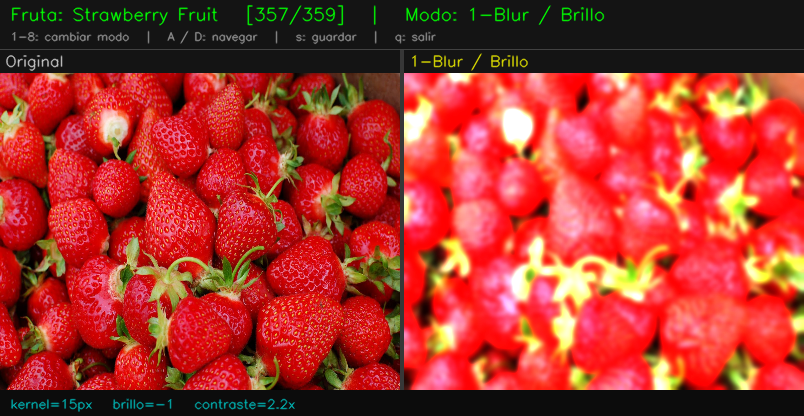
#> input picture procesado_356_strawberry_fruit_m1.png, 804 x 416 px
$ python -i segmentacion_kmeans.py   (imports and definitions only)
#> lines starting #> are read from the running program, lines starting #| are printed output that depends on the picture
#> further down, picture is the input picture: shape (416, 804, 3); mean B, G, R 43.3, 53.5, 164.1
"""
Módulo de segmentación por color con K-means.

Unidad 7 – Técnicas avanzadas: segmentación con K-means (k=3 o k=4).

K-means es un algoritmo de clustering no supervisado que agrupa los píxeles
en k grupos (clusters) según su similitud de color. Cada píxel del resultado
recibe el color promedio del cluster al que pertenece.

El algoritmo minimiza iterativamente la suma de distancias cuadráticas entre
cada punto y el centroide de su cluster (criterio de varianza intra-cluster).
"""

import cv2
import numpy as np


# [45 lines left out: function segmentar_kmeans, not called in this run]


def segmentar_kmeans_hsv(imagen_bgr, k=4, intentos=10, max_iter=100):
    """
    Segmentación K-means en espacio HSV para mejor separación de colores.

    Operar en espacio HSV mejora la segmentación por color porque:
      - El canal H (tono) codifica el color de forma perceptualmente uniforme
      - Los clusters en H son más coherentes con la percepción humana del color
      - La segmentación es menos afectada por variaciones de iluminación

    La imagen se convierte a HSV antes del clustering y el resultado se
    devuelve en BGR para visualización.

    Args:
        imagen_bgr: Imagen en formato BGR (numpy array H×W×3)
        k: Número de clusters (3 o 4 para imágenes de frutas)
        intentos: Número de reinicios del algoritmo
        max_iter: Máximo de iteraciones por intento

    Returns:
        Imagen segmentada en formato BGR (numpy array H×W×3, uint8)
    """
#> called with k = 4, intentos = 10, max_iter = 100
    imagen_hsv = cv2.cvtColor(imagen_bgr, cv2.COLOR_BGR2HSV)
#> imagen_hsv: shape (416, 804, 3); mean H, S, V 48.8, 159, 166.2
    datos = imagen_hsv.reshape((-1, 3)).astype(np.float32)

    criterio = (cv2.TERM_CRITERIA_EPS + cv2.TERM_CRITERIA_MAX_ITER, max_iter, 0.2)

    _, etiquetas, centros = cv2.kmeans(
        datos,
        k,
        None,
        criterio,
        intentos,
        cv2.KMEANS_RANDOM_CENTERS
    )
#> centros = [[6.9, 202.2, 232.3], [176.5, 198.6, 233.1], [0.909, 1.08, 20.94], [17.38, 226.2, 114.3]]

    centros = np.uint8(centros)
#> centros = [[6, 202, 232], [176, 198, 233], [0, 1, 20], [17, 226, 114]]
    imagen_segmentada_hsv = centros[etiquetas.flatten()]
    imagen_segmentada_hsv = imagen_segmentada_hsv.reshape(imagen_hsv.shape)
#> imagen_segmentada_hsv: shape (416, 804, 3); mean H, S, V 48.1, 158.7, 165.9

    # Convertir de vuelta a BGR para visualización en el panel
    return cv2.cvtColor(imagen_segmentada_hsv, cv2.COLOR_HSV2BGR)
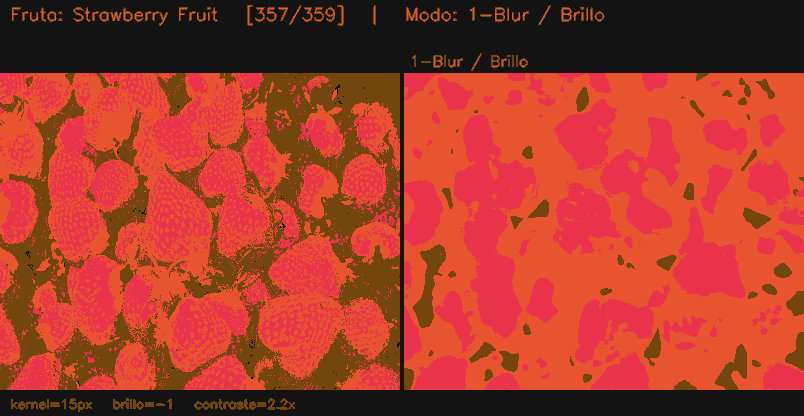
#> returned value: shape (416, 804, 3); mean B, G, R 42.8, 59.1, 165.9


# [36 lines left out: function obtener_mascara_cluster_dominante, not called in this run]

>>> import cv2
>>> picture = cv2.imread('procesado_356_strawberry_fruit_m1.png')
>>> result = segmentar_kmeans_hsv(picture)

$ run again, on panel_017_apple_fruit.png
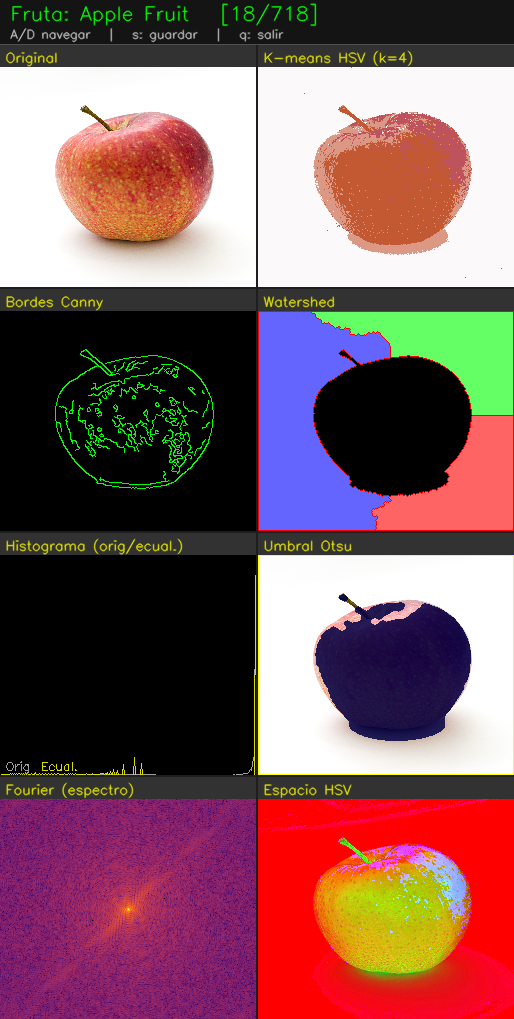
#> input picture panel_017_apple_fruit.png, 514 x 1019 px
#> picture is the input picture: shape (1019, 514, 3); mean B, G, R 94.3, 91.1, 128
#> imagen_hsv: shape (1019, 514, 3); mean H, S, V 34.6, 81.1, 140
#> in segmentar_kmeans_hsv, `_, etiquetas, centros = cv2.kmeans( datos, k, None, criterio, intentos..`: centros = [[32.77, 204.3, 234.5], [153.1, 196.8, 138.6], [5.25, 7.79, 249.5], [0.42, 0.79, 14.11]]
#> in segmentar_kmeans_hsv, `centros = np.uint8(centros)`: centros = [[32, 204, 234], [153, 196, 138], [5, 7, 249], [0, 0, 14]]
#> imagen_segmentada_hsv: shape (1019, 514, 3); mean H, S, V 34.2, 80.4, 139.8
#> in segmentar_kmeans_hsv, `return cv2.cvtColor(imagen_segmentada_hsv, cv2.COLOR_HSV2BGR)`:
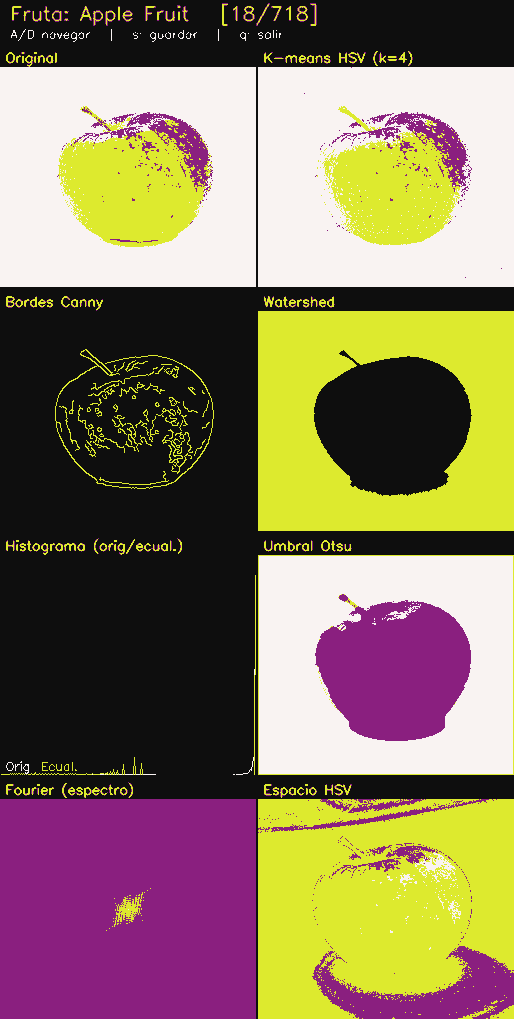
#> returned value: shape (1019, 514, 3); mean B, G, R 94.2, 120.2, 136.9

$ run again, on procesado_000_apple_fruit_m2.png
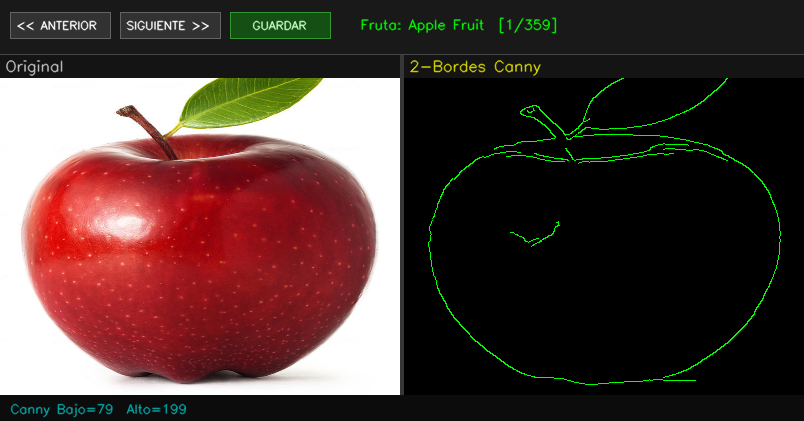
#> input picture procesado_000_apple_fruit_m2.png, 804 x 421 px
#> picture is the input picture: shape (421, 804, 3); mean B, G, R 53.9, 57.8, 78.4
#> imagen_hsv: shape (421, 804, 3); mean H, S, V 28.6, 48.3, 81.6
#> in segmentar_kmeans_hsv, `_, etiquetas, centros = cv2.kmeans( datos, k, None, criterio, intentos..`: centros = [[4.54, 5.58, 249.4], [176.9, 205, 135.3], [0.202, 0.399, 9.42], [19.77, 192.7, 178.8]]
#> in segmentar_kmeans_hsv, `centros = np.uint8(centros)`: centros = [[4, 5, 249], [176, 204, 135], [0, 0, 9], [19, 192, 178]]
#> imagen_segmentada_hsv: shape (421, 804, 3); mean H, S, V 28.2, 47.7, 81.2
#> in segmentar_kmeans_hsv, `return cv2.cvtColor(imagen_segmentada_hsv, cv2.COLOR_HSV2BGR)`:
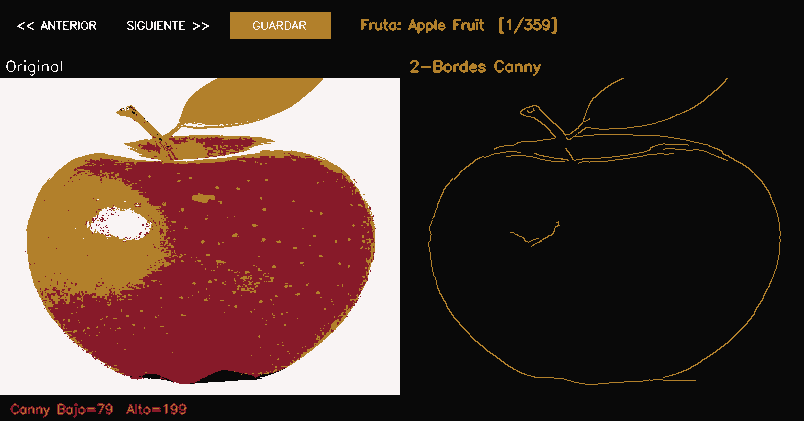
#> returned value: shape (421, 804, 3); mean B, G, R 54.6, 59.9, 81.2

$ run again, on procesado_000_apple_fruit_m3.png
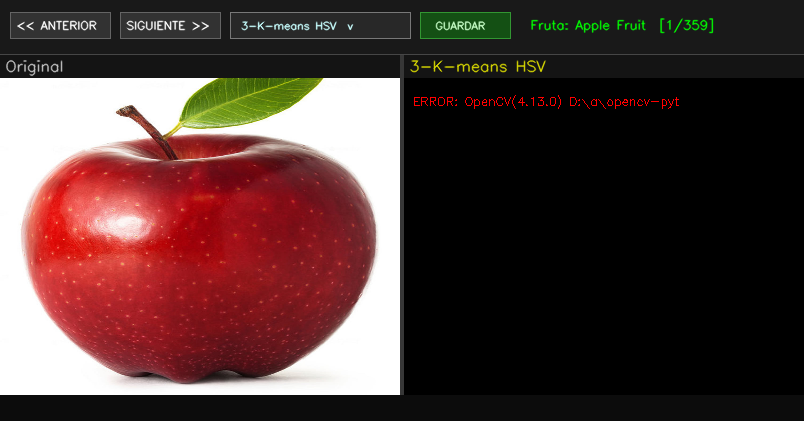
#> input picture procesado_000_apple_fruit_m3.png, 804 x 421 px
#> picture is the input picture: shape (421, 804, 3); mean B, G, R 54.1, 56.4, 79.2
#> imagen_hsv: shape (421, 804, 3); mean H, S, V 28, 46.3, 80.6
#> in segmentar_kmeans_hsv, `_, etiquetas, centros = cv2.kmeans( datos, k, None, criterio, intentos..`: centros = [[0.237, 0.352, 9.91], [15.31, 188.4, 175.8], [4.93, 5.61, 249.3], [178.1, 204.8, 136.1]]
#> in segmentar_kmeans_hsv, `centros = np.uint8(centros)`: centros = [[0, 0, 9], [15, 188, 175], [4, 5, 249], [178, 204, 136]]
#> imagen_segmentada_hsv: shape (421, 804, 3); mean H, S, V 27.6, 45.9, 79.9
#> in segmentar_kmeans_hsv, `return cv2.cvtColor(imagen_segmentada_hsv, cv2.COLOR_HSV2BGR)`:
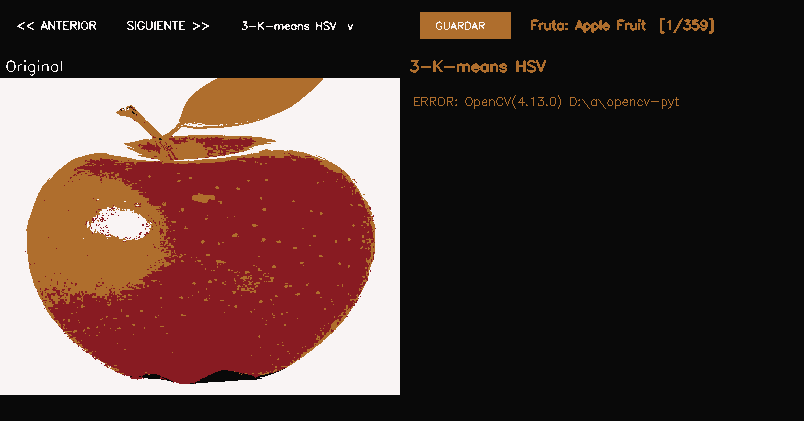
#> returned value: shape (421, 804, 3); mean B, G, R 53.6, 58, 79.9
